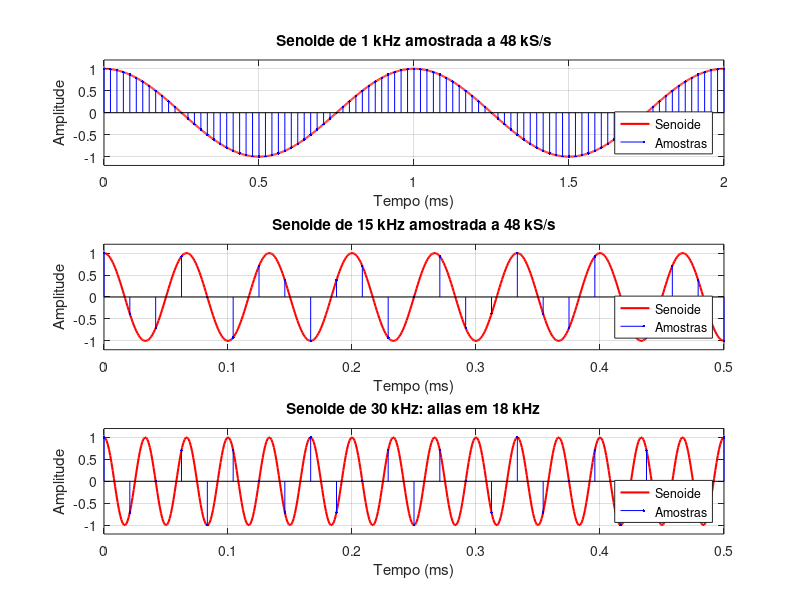

Write MATLAB code to recreate this figure.
%% Teste de amostragem, Nyquist e aliasing
% Compativel com MATLAB R2013a.
%
% Este experimento compara senoides amostradas a 48 kS/s e demonstra que
% uma senoide de 30 kHz aparece como uma senoide de 18 kHz apos a
% amostragem, pois 30 kHz esta acima da frequencia de Nyquist de 24 kHz.

clear;
close all;
clc;

%% Parametros da simulacao
Fs = 48000;                 % Frequencia de amostragem (amostras/s)
Ts = 1/Fs;                  % Periodo de amostragem (s)
duration = 0.005;           % Duracao da simulacao (s)
f_nyquist = Fs/2;           % Frequencia de Nyquist (Hz)

% O uso do indice inteiro evita a inclusao acidental da amostra final.
n = 0:(duration*Fs - 1);
t = n*Ts;

%% Frequencias do experimento
f1 = 1000;                  % Senoide dentro da banda de audio
f2 = 15000;                 % Limite de audio adotado no projeto
f3 = 30000;                 % Frequencia acima de Nyquist
f_alias = abs(f3 - Fs);     % Alias esperado: 18 kHz

%% Geracao dos sinais
x1 = cos(2*pi*f1*t);
x2 = cos(2*pi*f2*t);
x3 = cos(2*pi*f3*t);
x_alias = cos(2*pi*f_alias*t);

% Eixo temporal de alta resolucao usado apenas para desenhar a trajetoria
% continua das senoides. As amostras do teste continuam definidas por Fs.
Fs_visual = 1000000;
t_visual = 0:1/Fs_visual:duration;
x1_visual = cos(2*pi*f1*t_visual);
x2_visual = cos(2*pi*f2*t_visual);
x3_visual = cos(2*pi*f3*t_visual);

%% Informacoes numericas
fprintf('Frequencia de amostragem: %.0f Hz\n', Fs);
fprintf('Periodo de amostragem: %.6f us\n', Ts*1e6);
fprintf('Frequencia de Nyquist: %.0f Hz\n', f_nyquist);
fprintf('Amostras por periodo em 1 kHz: %.2f\n', Fs/f1);
fprintf('Amostras por periodo em 15 kHz: %.2f\n', Fs/f2);
fprintf('Alias esperado para 30 kHz: %.0f Hz\n', f_alias);

%% Visualizacao no dominio do tempo
figure('Name', 'Amostragem e aliasing', 'NumberTitle', 'off');

subplot(3,1,1);
h_signal = plot(t_visual*1000, x1_visual, 'r-', 'LineWidth', 1.5);
hold on;
h_samples = stem(t*1000, x1, 'b.');
hold off;
grid on;
xlim([0 2]);
ylim([-1.2 1.2]);
title('Senoide de 1 kHz amostrada a 48 kS/s');
xlabel('Tempo (ms)');
ylabel('Amplitude');
legend([h_signal h_samples], 'Senoide', 'Amostras', ...
    'Location', 'SouthEast');

subplot(3,1,2);
h_signal = plot(t_visual*1000, x2_visual, 'r-', 'LineWidth', 1.5);
hold on;
h_samples = stem(t*1000, x2, 'b.');
hold off;
grid on;
xlim([0 0.5]);
ylim([-1.2 1.2]);
title('Senoide de 15 kHz amostrada a 48 kS/s');
xlabel('Tempo (ms)');
ylabel('Amplitude');
legend([h_signal h_samples], 'Senoide', 'Amostras', ...
    'Location', 'SouthEast');

subplot(3,1,3);
h_signal = plot(t_visual*1000, x3_visual, 'r-', 'LineWidth', 1.5);
hold on;
h_samples = stem(t*1000, x3, 'b.');
hold off;
grid on;
xlim([0 0.5]);
ylim([-1.2 1.2]);
title('Senoide de 30 kHz: alias em 18 kHz');
xlabel('Tempo (ms)');
ylabel('Amplitude');
legend([h_signal h_samples], 'Senoide', 'Amostras', ...
    'Location', 'SouthEast');

%% Verificacao automatica do aliasing
max_error = max(abs(x3 - x_alias));
tolerance = 1e-10;

fprintf('Erro maximo entre 30 kHz e 18 kHz: %.12e\n', max_error);

assert(max_error < tolerance, ...
    'Falha: o sinal de 30 kHz nao corresponde ao alias esperado de 18 kHz.');

fprintf('TESTE APROVADO: 30 kHz e 18 kHz sao indistinguiveis em 48 kS/s.\n');
